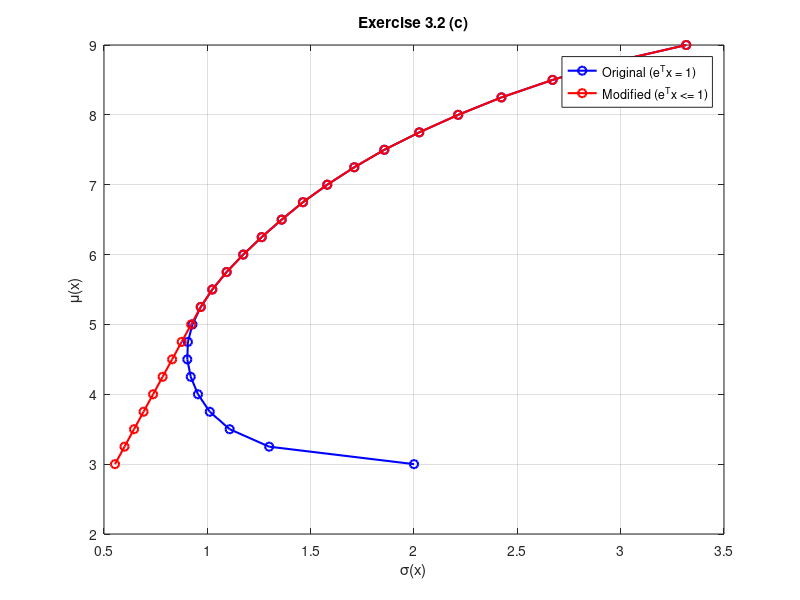

MATLAB code for this plot:
%%% hw3data.m %%%%%%%%%%%%%%%%%%%%%%%%%%%%%%%%%%%%%%%%%%%%%
% Problem data for homework assignment 3, SF1811, 2025/2026
% Creates C and mu
clear;
rng(970729)
n=8;
Corr=zeros(n,n);
for i=1:n
for j=1:n
Corr(i,j)=(-1)^abs(i-j)/(abs(i-j)+1);
end
end
sigma_vals=zeros(n,1);
mu=zeros(n,1);
sigma_vals(1)=2;
mu(1)=3;
for i=1:n-1
    sigma_vals(i+1)=sigma_vals(i)+2*rand;
    mu(i+1)=mu(i)+1;
end
D=diag(sigma_vals);
C2=D*Corr*D;
C=0.5*(C2+C2');







%%  Original Problem %%%%%%%%%%%%%%%%%%%%%
r_vals = linspace(3, 9, 25);

% the 25 (x, u, v, y, sigma, mu) values we're storing 
x_vals = zeros(n, 25);
u_vals = zeros(1, 25);
v_vals = zeros(1, 25);
y_vals = zeros(n, 25);
sigma_vals = zeros(1, 25);
mu_vals = zeros(1, 25);


H = C;
f = zeros(n,1);

% the LHS of the equality constraints i.e mu and e

Aeq = [mu'; ones(1,n)];

% the lower bound ensuring nonnegativity
lb = zeros(n,1);

ub = [];

for k=1:25
    r = r_vals(k);
    % RHS for muTx =r and eTx = 1
    beq = [r;1];
    % sol x and multiplier values

    [x, blah1, blah2, blah3, lambda] = quadprog(H, f, [], [], Aeq, beq, lb, ub);

    % sols
    x_vals(:, k) = x;
    % multiplier for return constraint
    u_vals(:, k) = lambda.eqlin(1);
    %multiplier for budget constraint
    v_vals(:, k) = lambda.eqlin(2);
    % multiplier for nonnegativity
    y_vals(:, k) = lambda.lower;
    
    sigma_vals(k) = sqrt(x'*C*x);
    mu_vals(k) = mu'*x;
end


%% Modified Problem (e'x <= 1) %%%%%%%%%%%%%%%%

x_vals_mod = zeros(n, 25);
u_vals_mod = zeros(1, 25);
v_vals_mod = zeros(1, 25);
y_vals_mod = zeros(n, 25);
sigma_vals_mod = zeros(1, 25);
mu_vals_mod = zeros(1, 25);

%LHS and RHS of the inequality constraint for budget
A_ineq = ones(1,n); b_ineq = 1;

%LHS of the equality constraint for return
Aeq_mod = mu'; 

for k=1:25
    r = r_vals(k);
    % RHS for muTx =r
    beq_mod = r;
    % sol x and multiplier values

    [x, blah1, blah2, blah3, lambda] = quadprog(H, f, A_ineq, b_ineq, Aeq_mod, beq_mod, lb, ub);

    % sols
    x_vals_mod(:, k) = x;
    % multiplier for return constraint
    u_vals_mod(:, k) = lambda.eqlin;
    %multiplier for budget constraint
    v_vals_mod(:, k) = lambda.ineqlin;
    % multiplier for nonnegativity
    y_vals_mod(:, k) = lambda.lower;
    
    sigma_vals_mod(k) = sqrt(x'*C*x);
    mu_vals_mod(k) = mu'*x;
end

% plotting original and modified on same figure
figure();
plot(sigma_vals, mu_vals, 'bo-', 'LineWidth', 1.5, 'DisplayName', 'Original (e^Tx = 1)');
hold on;
plot(sigma_vals_mod, mu_vals_mod, 'ro-','LineWidth',1.5, 'DisplayName', 'Modified (e^Tx <= 1)'); 
xlabel('\sigma(x)');
ylabel('\mu(x)');
title('Exercise 3.2 (c)');
legend();
grid on;
hold off;
